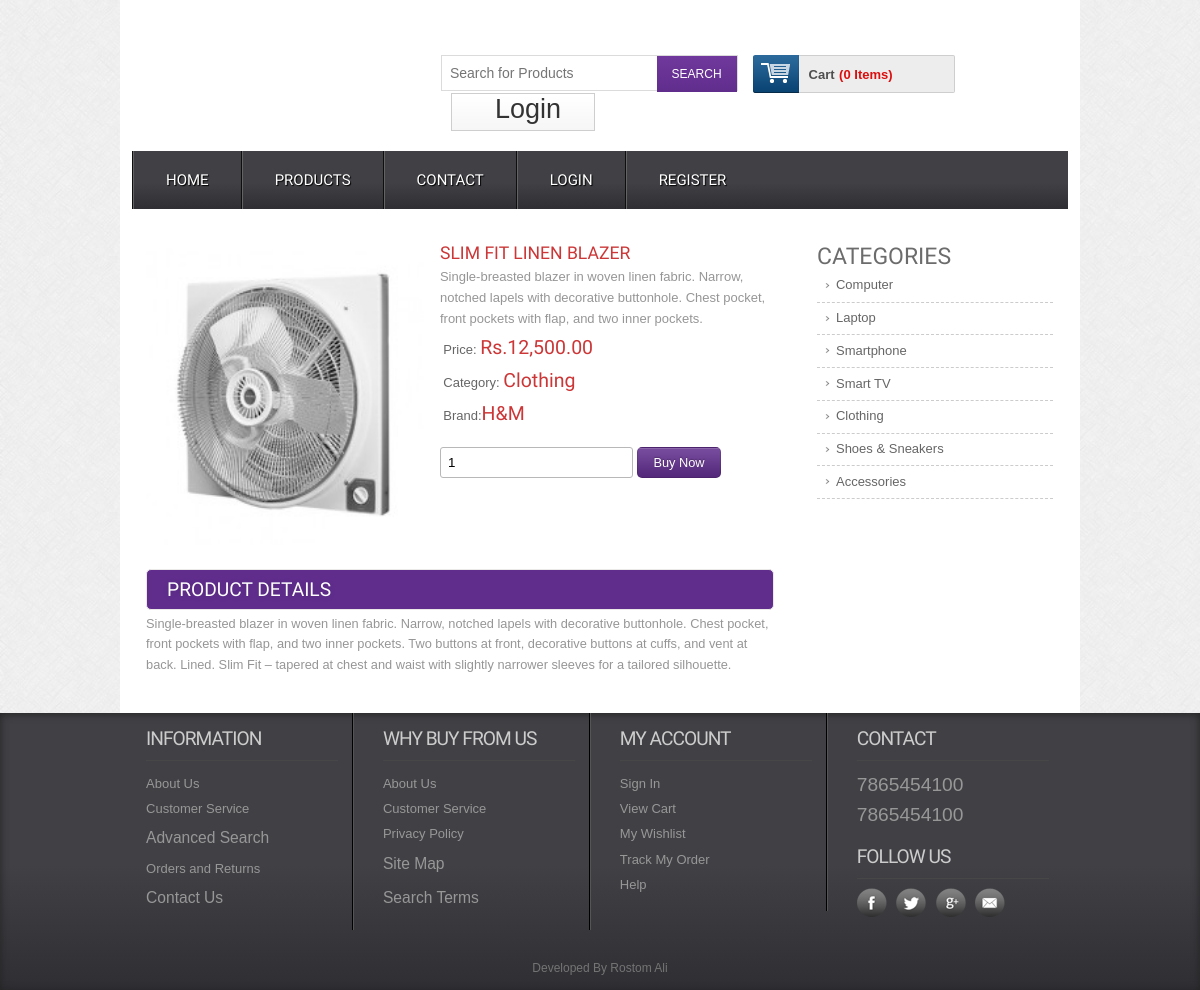
Page /single/3 on the committed database.
### tables this page shows
CREATE TABLE `tbl_product` (
  `product_id` int(11) NOT NULL,
  `product_title` varchar(255) NOT NULL,
  `product_short_description` text NOT NULL,
  `product_long_description` text NOT NULL,
  `product_image` varchar(255) NOT NULL,
  `product_price` int(11) NOT NULL,
  `product_quantity` int(11) NOT NULL,
  `product_feature` tinyint(4) NOT NULL,
  `product_category` int(11) NOT NULL,
  `product_brand` int(11) NOT NULL,
  `product_author` int(11) NOT NULL,
  `product_view` int(11) NOT NULL DEFAULT '0',
  `published_date` timestamp NOT NULL DEFAULT CURRENT_TIMESTAMP,
  `publication_status` tinyint(4) NOT NULL
);

CREATE TABLE `tbl_category` (
  `id` int(11) NOT NULL,
  `category_name` varchar(100) NOT NULL,
  `category_description` text NOT NULL,
  `publication_status` tinyint(4) NOT NULL COMMENT 'Published=1,Unpublished=0'
);

CREATE TABLE `tbl_brand` (
  `brand_id` int(11) NOT NULL,
  `brand_name` varchar(255) NOT NULL,
  `brand_description` text NOT NULL,
  `publication_status` tinyint(4) NOT NULL
);

### application/controllers/Web.php (called while the page is built, shortened)
<?php
class Web extends CI_Controller
{
    public function single($id)
    {
        $data                       = array();
        $data['get_single_product'] = $this->web_model->get_single_product($id);
        $data['get_all_category']   = $this->web_model->get_all_category();
        $this->load->view('web/inc/header');
        $this->load->view('web/pages/single', $data);
        $this->load->view('web/inc/footer');
    }
}

### index.php (called while the page is built, shortened)
<?php
require_once BASEPATH.'core/CodeIgniter.php';

### application/models/Web_model.php (called while the page is built, shortened)
<?php
class Web_Model extends CI_Model
{
    public function get_single_product($id)
    {
        $this->db->select('*');
        $this->db->from('tbl_product');
        $this->db->join('tbl_category', 'tbl_category.id=tbl_product.product_category');
        $this->db->join('tbl_brand', 'tbl_brand.brand_id=tbl_product.product_brand');
        $this->db->where('tbl_product.product_id', $id);
        $info = $this->db->get();
        return $info->row();
    }
    public function get_all_category()
    {
        $this->db->select('*');
        $this->db->from('tbl_category');
        $this->db->where('publication_status', 1);
        $info = $this->db->get();
        return $info->result();
    }
}

### application/views/web/pages/single.php (the view, shortened to what this page needs)
<div class="main">
    <div class="content">
        <div class="section group">
            <div class="cont-desc span_1_of_2">
                <div class="grid images_3_of_2">
                    <img src="<?php echo base_url('uploads/'.$get_single_product->product_image)?>" alt="" />
                </div>
                <div class="desc span_3_of_2">
                    <h2><?php echo $get_single_product->product_title?></h2>
                    <p><?php echo $get_single_product->product_short_description?></p>
                    <div class="price">
                        <p>Price: <span>Rs.<?php echo $this->cart->format_number($get_single_product->product_price)?></span></p>
                        <p>Category: <span><?php echo $get_single_product->category_name?></span></p>
                        <p>Brand:<span><?php echo $get_single_product->brand_name?></span></p>
                    </div>
                    <div class="add-cart">
                        <form action="<?php echo base_url('save/cart');?>" method="post">
                            <input type="number" class="buyfield" name="qty" value="1"/>
                            <input type="submit" class="buysubmit" name="submit" value="Buy Now"/>
                        </form>
                    </div>
                </div>
                <div class="product-desc">
                    <h2>Product Details</h2>
                    <p><?php echo $get_single_product->product_long_description?></p>
                </div>
            </div>
            <div class="rightsidebar span_3_of_1">
                <h2>CATEGORIES</h2>
                <ul>
                    <?php foreach($get_all_category as $single_category){?>
                    <li><a href="<?php echo base_url('get/category/'.$single_category->id);?>"><?php echo $single_category->category_name?></a></li>
                    <?php }?>
                </ul>
            </div>
        </div>
    </div>
</div>

### assets/web/css/style.css (style rules this page uses)
html, body, div, span, applet, object, iframe, h1, h2, h3, h4, h5, h6, p, blockquote, pre, a, abbr, acronym, address, big, cite, code, del, dfn, em, img, ins, kbd, q, s, samp, small, strike, strong, sub, sup, tt, var, b, u, i, dl, dt, dd, ol, nav ul, nav li, fieldset, form, label, legend, table, caption, tbody, tfoot, thead, tr, th, td, article, aside, canvas, details, embed, figure, figcaption, footer, header, hgroup, menu, nav, output, ruby, section, summary, time, mark, audio, video { margin: 0; padding: 0; border: 0; font-size: 100%; font: inherit; vertical-align: baseline; }
ol, ul { list-style: none; margin: 0; padding: 0; }
a { text-decoration: none; }
img { max-width: 100%; }
body { font-family: Arial, Helvetica, sans-serif; background: url(../images/body_bg3.jpg); }
input[type="number"] { border: 1px solid #b8b8b8; border-radius: 3px; padding: 7px; }
.buysubmit { background: #602d8d url("../images/large-button-overlay.png") repeat scroll 0 0; border: 1px solid rgba(0, 0, 0, 0.1); border-radius: 5px; color: #fff; font-family: Arial, "Helvetica Neue", "Helvetica", Tahoma, Verdana, sans-serif; font-size: 0.8em; padding: 7px 15px; text-shadow: 0 -1px 1px rgba(0, 0, 0, 0.25); cursor: pointer; outline: none; }
.section { clear: both; padding: 0px; margin: 0px; }
.group:before, .group:after { content: ""; display: table; }
.group:after { clear: both; }
.group { zoom: 1; }
.content { padding: 20px 0; background: #fff; }
.content h2 { font-size: 23px; color: #6c6c6c; font-family: "Monda", sans-serif; }
.cont-desc { display: block; float: left; clear: both; }
.rightsidebar { display: block; float: left; margin: 0% 0 0% 1.6%; }
.cont-desc:first-child { margin-left: 0; }
.desc { display: block; float: left; margin: 0% 0 0% 2.6%; }
.span_1_of_2 { width: 67.1%; padding: 1.5%; }
.images_3_of_2 { width: 44.2%; float: left; text-align: center; }
.span_3_of_2 { width: 53.2%; }
.span_3_of_1 { width: 25.2%; padding: 1.5%; }
.images_3_of_2 img { height: 302px; max-width: 100%; width: 100%; }
.span_3_of_2 h2 { font-family: "Monda", sans-serif; font-size: 1.1em; color: #cc3636; font-weight: normal; margin-top: 0px; text-transform: uppercase; }
.span_3_of_2 p { font-size: 0.8125em; padding: 0.3em 0; color: #969696; line-height: 1.6em; font-family: verdana, arial, helvetica, helve, sans-serif; }
.price p { font-size: 0.8125em; padding: 1.5% 1%; color: #666; vertical-align: top; }
.price p span { font-size: 1.5em; font-family: "Monda", sans-serif; color: #cc3636; }
.add-cart { padding-top: 15px; }
.product-desc, .product-tags { clear: both; padding-top: 20px; }
.product-desc h2, .product-tags h2 { padding: 8px 20px; background: #602d8d; border: 1px solid #ebe8e8; border-radius: 5px; -webkit-border-radius: 5px; -moz-border-radius: 5px; -o-border-radius: 5px; font-family: "Monda", sans-serif; font-size: 1.2em; color: #fff; text-transform: uppercase; text-shadow: 0 1px 5px rgba(34, 34, 34, 0.17); }
.product-desc p { font-size: 0.8em; padding: 0.3em 0; color: #969696; line-height: 1.6em; font-family: verdana, arial, helvetica, helve, sans-serif; }
.span_3_of_1 li a { font-size: 0.8125em; padding: 0.42em 8%; color: #666; display: block; line-height: 1.6em; font-family: Arial, Helvetica, sans-serif; border-bottom: 1px dashed #ccc; background: url(../images/drop_arrow.png) no-repeat 5px 11px; }

### rows in the picture
tbl_product: product_image (picture), product_title "SLIM FIT LINEN BLAZER", product_short_description "Single-breasted blazer in woven linen fabric. Narrow, notched lapels with decorative buttonhole. Chest pocket, front pockets with flap, and two inner pockets.", product_price "12,500.00", tbl_category.category_name "Clothing", tbl_brand.brand_name "H&M", product_long_description "Single-breasted blazer in woven linen fabric. Narrow, notched lapels with decorative buttonhole. Chest pocket, front pockets with flap, and two inner pockets. Two buttons at front, decorative buttons at cuffs, and vent at back. Lined. Slim Fit – tapered at chest and waist with slightly narrower sleeves for a tailored silhouette."
tbl_category: category_name "Computer"
tbl_category: category_name "Laptop"
tbl_category: category_name "Smartphone"
tbl_category: category_name "Smart TV"
tbl_category: category_name "Clothing"
tbl_category: category_name "Shoes & Sneakers"
tbl_category: category_name "Accessories"

### other values in the picture
$this->cart->total_items() "0"
$result->$para "7865454100 7865454100 Developed By Rostom Ali"
